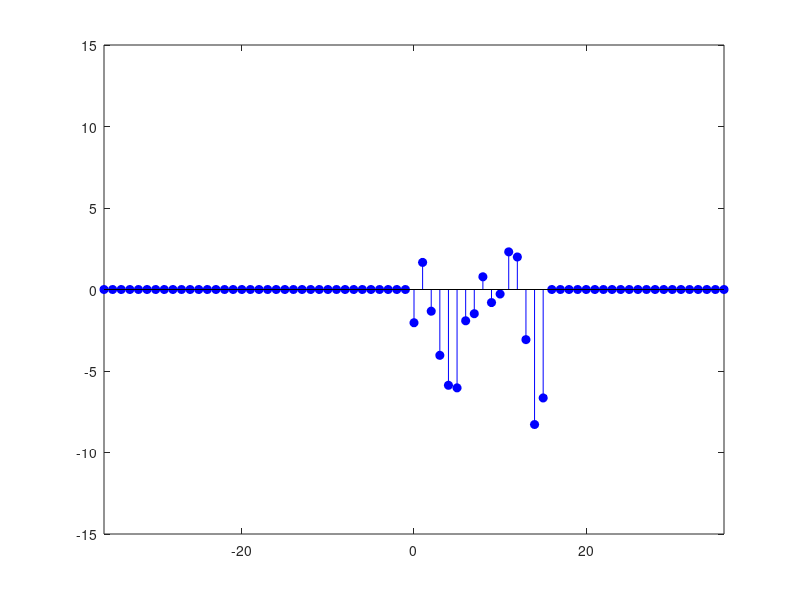

MATLAB code to generate this figure: (Note: this script raises an error after producing the figure.)
%close all;

%% User Parameters
N = 16;                                             % Signal length [samples]
w_noise_var = 5;                                    % Variance of Gaussian white noise
noise_filt_N = 3;                                   % No. of samples over which the Gaussian white noise is smoothed
use_saved_seed = false;                             % Use a saved state for the random number generator
n_plot_periods = 2.2;                               % No. of periods (of length N) over which the x-axis shall be plotted
x_time_limits = ceil(n_plot_periods * N) * [-1 1];  % ^^^ belongs to above definition ^^^
y_time_limits = 15*[-1, 1];                         % Defines Y-Axis limits of time plots


%% Generate and plot finite-energy time signal x[n]
if use_saved_seed && exist('seed.mat', 'file')
    load('seed.mat');
    rng(seed);
end

% Gaussian white noise
white_noise = w_noise_var * randn(1, N);

% Signal that is to be analysed, smoothed by a rectangular filter of
% length noise_filt_N, and containing a small sinoid part.
signal = conv(white_noise, ones(1, noise_filt_N) ./ noise_filt_N, 'same') + ...
         3 * sin(3*2*pi*(0:N-1)/N);

% Plot our signal
t = (1:N) - 1;

f1 = figure('name', 'Finite-energy time signal');

% Plot main signal
stem(t, signal, 'filled', 'b');

% Add zero padding and vertical lines that separate the periods
hold on;
for ii = 2:ceil(n_plot_periods)
    stem(t + N*(ii-1), zeros(1, length(signal)), 'filled', 'b');
end
for ii = 1:ceil(n_plot_periods)
    stem(t - N*ii, zeros(1, length(signal)), 'filled', 'b');
end

xlim(x_time_limits);
ylim(y_time_limits);
add_vert_lines(gca, n_plot_periods, N);
title('Finite-energy time signal x[n]');


%% DTFT of finite-energy signal
f2 = figure('name', 'DTFT of finite-energy signal x[n], X(omega)');

t = 0:N-1;
omegas = n_plot_periods*(-2*pi:0.001:2*pi);
X_dtft = dtft(signal, t, omegas);

% Plot the DTFT of the finite-energy signal
plot(omegas, abs(X_dtft));

add_vert_lines(gca, n_plot_periods, 2*pi);

title('DTFT of finite-energy signal x[n], X(\omega)');

%% Nonperiodic autocorrelation of finite-energy signal
f4 = figure('name', 'Nonperiodic autocorrelation R_x[tau]');

taus = -1.5*N:1.5*N;
R_x_nonper = nonperiodic_autocorrelation(signal, taus);
stem(taus, R_x_nonper, 'filled', 'b');

title('Nonperiodic autocorrelation R_x[\tau]');
xlabel('Time Shift [samples]');


%% Energy Spectral Density S_X(omega) of finite-energy signal x[n]
f3 = figure('name', 'Energy Spectral Density S_X(omega) of finite-energy signal x[n]');

subplot(2,1,1);
omegas = n_plot_periods*(-2*pi:0.001:2*pi);
plot(omegas, abs(X_dtft).^2)

add_vert_lines(gca, n_plot_periods, 2*pi);
title('Energy Spectral Density S_X(\omega) from DTFT');
legend('S_x(\omega)');

subplot(2,1,2);
taus = -1.5*N:1.5*N;
omegas = n_plot_periods*(-2*pi:0.001:2*pi);
plot(omegas, abs(dtft(R_x_nonper, taus, omegas)))

add_vert_lines(gca, n_plot_periods, 2*pi);
title('Energy Spectral Density S_X(\omega) from nonperiodic autocorrelation');
legend('S_x(\omega)');


%% Plot periodic signal x_p[n]
f5 = figure('name', 'Periodic signal x_p[n]');

t = (1:N) - 1;
periodic_stem(t, signal, n_plot_periods, N);

xlim(x_time_limits);
ylim(y_time_limits);
add_vert_lines(gca, n_plot_periods, N);
title('Periodic signal x_p[n]');


%% DFT of periodic signal x_per[n]

% Generate the DFT of x[n].
% Note that, as the DFT assumes the signal to be N-periodic, we can give it
% one (the first) period of the nonperiodic signal.
X_dft = fft(signal);

% Add one period of the DFT to the DTFT plot to show that we align
% correctly in X- and Y-Axis.
figure(f2);
hold on;
stem(linspace(0,2*(N-1)/N*pi, N), abs(X_dft));
legend('DTFT of x[n], X(\omega)', 'DFT of x[n], X[k]');
f2_ax = gca;

% Make a new figure with the DFT plot alone, this time with periodicity
f6 = figure('name', 'DFT of periodic signal x_p[n], X[k]');
f6_ax = axes();

xlim(xlim(f2_ax));
ylim(ylim(f2_ax));

periodic_stem(linspace(0,2*(N-1)/N*pi, N), abs(X_dft), n_plot_periods, 2*pi);

add_vert_lines(gca, n_plot_periods, 2*pi);
title('DFT x_p[n], X[k]');
legend('X[k]');


%% Periodic Autocorrelation
f8 = figure('name', 'Periodic autocorrelation R_x[tau]');

tau = 0:N-1;
periodic_stem(tau, periodic_autocorrelation(signal, tau), n_plot_periods, N);

add_vert_lines(gca, 2, N);
title('Periodic autocorrelation R_x[\tau]');


%% Power Spectral Density PSD
f7 = figure('name', 'Power Spectral Density (PSD) phi_x[k] of periodic signal x_p[n]');

f2_sp = subplot(2,1,1);
omega = linspace(0,2*(N-1)/N*pi, N);
periodic_stem(omega, abs(X_dft).^2 / N, n_plot_periods, 2*pi);

add_vert_lines(gca, 2, 2*pi);
title('Power Spectral Density (PSD) \phi_x[k] from periodic autocorrelation');

subplot(2,1,2);
omega = linspace(0,2*(N-1)/N*pi, N);
tau = 0:N-1;
periodic_stem(omega, abs(dtft(periodic_autocorrelation(signal, tau), tau, omega)), n_plot_periods, 2*pi);

add_vert_lines(gca, 2, 2*pi);
title('Power Spectral Density (PSD) \phi_x[k] from DFT');


%% Discrete Time Fourier Transformation Function
function X = dtft(x, ns, omegas)
    % Calculates the Discrete Time Fourier Transformation of the signal x
    % according to
    %
    % X(omega) = sum( x[n] * e^( i*omega*n ) ) for n from -oo to oo
    %
    % Arguments:
    % x:        a vector of discrete time samples of a signal
    % ns:       a vector of time stamps at which the samples have been
    %           taken
    % omegas:   a vector of values for which the function is to be
    %           evaluated
    
    assert(isnumeric(x) && isvector(x));
    assert(isnumeric(ns) && isvector(ns));
    assert(isnumeric(omegas));
    assert(length(x) == length(ns));
    
    X = zeros(1, length(omegas));
    for ii = 1:length(omegas)
        for jj = 1:length(x)
            X(ii) = X(ii) + x(jj) * exp( -1i * ns(jj) * omegas(ii) ); 
        end
    end
end


%% Autocorrelation Function for Nonperiodic Signals
function R = nonperiodic_autocorrelation(x, taus)
    % Calculates the autocorrelation for nonperiodic, finite-energy
    % signals according to
    % 
    % R_x[tau] = sum( x[n] * x[n - tau] ) for n from -oo to oo
    %
    % Arguments:
    % x:    a vector of discrete time samples of a signal
    % taus: a vector of values for tau for which the function is to be
    %     	evaluated
    
    assert(isnumeric(x) && isvector(x));
    assert(isnumeric(taus) && isvector(taus));
    
    R = zeros(1, length(taus));
    for ii = taus(1):taus(end)
        if abs(ii) >= length(x)
            R(ii - taus(1) + 1) = 0;
        else
            x_shift = circshift(x, ii);

            if ii >= 0
                temp = x(1+ii:end) .* x_shift(1+ii:end);
            else
                temp = x(1:end+ii) .* x_shift(1:end+ii);
            end

            R(ii - taus(1) + 1) = sum(temp);
        end
    end
end


%% Autocorrelation Function for Nonperiodic Signals
function R = periodic_autocorrelation(x, taus)
    % Calculates the autocorrelation for nonperiodic, finite-energy
    % signals according to
    % 
    % R_x[tau] = 1/N * sum( x[n] * x[n - tau] ) for n from 0 to N-1
    % where x[n] is interpreted as periodic in N samples
    %
    % Arguments:
    % x:    a vector of discrete time samples of a signal
    % taus: a vector of values for tau for which the function is to be
    %     	evaluated
    
    assert(isnumeric(x) && isvector(x));
    assert(isnumeric(taus) && isvector(taus));
    
    R = zeros(1, length(taus));
    for ii = taus(1):taus(end)
            R(ii - taus(1) + 1) = sum(x .* circshift(x, ii));
    end
    
    R = R ./ length(x);
end

%% Plotting helper functions
function add_vert_lines(ax, n_periods, T)
    % Adds n_periods vertical lines at x = n*T except at zero
    
    hold(ax, 'on');
    
    for ii = 2:ceil(n_periods)
        line(ax,  T * (ii - 1) * [1 1], ylim(ax));
    end
    for ii = 1:ceil(n_periods)
        line(ax, -T * (ii - 1) * [1 1], ylim(ax));
    end
end

function periodic_stem(x, y, n_periods, T)
    
    stem(x, y, 'filled', 'b');
    hold on;

    dimmed_color = [88, 172, 250] ./ 256;
    for ii = 2:ceil(n_periods)
        stem(x + T*(ii-1), y, 'filled','Color', dimmed_color, 'MarkerEdgeColor', dimmed_color, 'MarkerFaceColor', dimmed_color);
    end
    for ii = 1:ceil(n_periods)
        stem(x - T*ii, y, 'filled','Color', dimmed_color, 'MarkerEdgeColor', dimmed_color, 'MarkerFaceColor', dimmed_color);
    end

    xlim(ceil(n_periods * T) * [-1 1]);
end


function add_radiant_xticks(n_periods)
    tick_arr = [-2*pi, -pi, 0, pi, 2*pi];
    tick_arr_str = {'-2\pi', '-\pi', '0', '\pi', '2\pi'};

    for ii = 2:floor(n_periods)
        tick_arr = [-ii*2*pi, -(2*(ii-1) + 1) * pi, tick_arr, (2*(ii-1) + 1) * pi, ii*2*pi];
        tick_arr_str = {sprintf('-%d\\pi', ii*2), sprintf('-%d\\pi', (2*(ii-1) + 1)), tick_arr_str{:}, sprintf('%d\\pi', (2*(ii-1) + 1)), sprintf('%d\\pi', ii*2)};
    end
    xticks(tick_arr);
    xticklabels(tick_arr_str);
end

